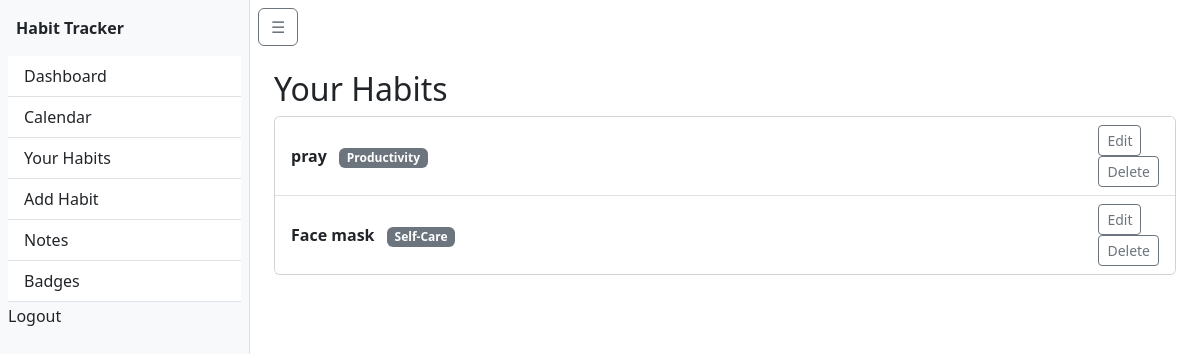
Screenshot of /habits/your-habits/ (signed in) with the database file from the repository.
### habits/models.py (models this page shows, shortened)
class Habit(models.Model):
    CATEGORY_CHOICES = [
        ('health', 'Health/Fitness'),
        ('productivity', 'Productivity'),
        ('selfcare', 'Self-Care'),
        ('learning', 'Learning'),
        ('work', 'Work'),
        ('fun', 'Hobbies/Fun'),
    ]
    FREQUENCY_CHOICES = [
        ('daily', 'Daily'),
        ('weekly', 'Weekly'),
        ('custom', 'Custom'),
    ]
    user = models.ForeignKey(User, on_delete=models.CASCADE)
    name = models.CharField(max_length=100)  # e.g. "Drink water"
    description = models.TextField(blank=True)
    target = models.PositiveIntegerField(default=1)  # e.g. "8 glasses/day"
    frequency = models.CharField(max_length=20, choices=FREQUENCY_CHOICES, default='daily')
    category = models.CharField(max_length=50, choices=CATEGORY_CHOICES, blank=True)
    creation_date = models.DateTimeField(auto_now_add=True)
    is_template = models.BooleanField(default=False)  # For admin-curated templates
    created_by_admin = models.ForeignKey(
        User,
        on_delete=models.SET_NULL,
        null=True,
        blank=True,
        related_name='admin_habits'
    )

### habits/views.py (the view)
# urls.py: path('your-habits/', views.habit_list, name='habit_list'),
@login_required
def habit_list(request):
    habits = Habit.objects.filter(user=request.user)
    return render(request, 'habits/habit_list.html', {'habits': habits})

### habits/templates/habits/habit_list.html (shortened to what this page needs)
{% extends 'habits/base.html' %}
{% block content %}
<div class="container mt-4">
  <h2>Your Habits</h2>
  <div class="card">
    <ul class="list-group list-group-flush">
      {% for habit in habits %}
        <li class="list-group-item d-flex justify-content-between align-items-center">
          <div>
            <strong>{{ habit.name }}</strong>
            {% if habit.get_category_display %}
              <span class="badge bg-secondary ms-2">{{ habit.get_category_display }}</span>
            {% endif %}
          </div>
          <div>
            <a href="{% url 'habits:habit_edit' habit.pk %}" class="btn btn-outline-secondary btn-sm">Edit</a>
          <form action="{% url 'habits:habit_delete' habit.pk %}" method="post" onsubmit="return confirm('Are you sure you want to delete this habit?');">
          <button type="submit" class="btn btn-outline-secondary btn-sm">Delete</button>
        </form>
          </div>
        </li>
      {% empty %}
        <li class="list-group-item">You haven't added any habits yet.</li>
      {% endfor %}
    </ul>
  </div>
</div>
{% endblock %}

### rows the page displays
Habit: name "pray", category "Productivity"
Habit: name "Face mask", category "Self-Care"
